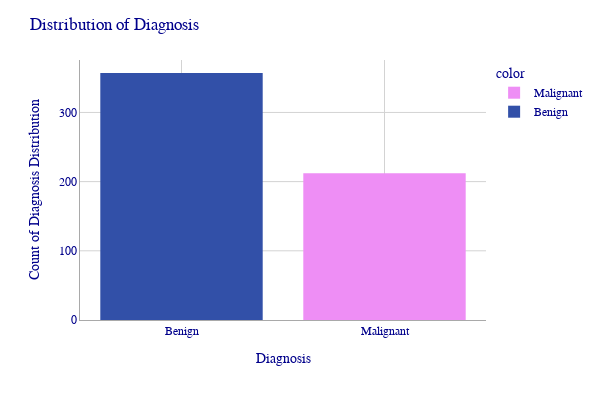

The notebook cell saved with this chart:
### Code cell
# Map numeric diagnosis back to string labels for plotting
diagnosis_labels = df['diagnosis'].map({0: 'Benign', 1: 'Malignant'})

fig1 = px.histogram(x=diagnosis_labels, 
                   color=diagnosis_labels,
                   color_discrete_map={
        'Benign': 'rgb(50, 80, 168)',     
        'Malignant': '#ee8ef5'     
    })
fig1.update_xaxes(categoryorder="array", categoryarray=['Benign', 'Malignant'])
fig1.update_layout(
    title="Distribution of Diagnosis",
    xaxis_title="Diagnosis",
    yaxis_title="Count of Diagnosis Distribution"
)
fig1.update_layout(
    width=600,
    height=400,
    font=dict(
        family="Arial, Courier New, monospace",  # font family
        size=12,                                 # font size (pixels)
        color="darkblue"                         # font color
    )
)

fig1.update_layout(
    plot_bgcolor='white',
    xaxis=dict(
        showline=True,            # show axis line
        linecolor='darkgray',        # axis line color
        showgrid=True,            # show grid lines
        gridcolor='lightgray',    # grid line color
        gridwidth=1
    ),
    yaxis=dict(
        showline=True,
        linecolor='darkgray',
        showgrid=True,
        gridcolor='lightgray',
        gridwidth=1
    )
)

fig1.show()

# filename = f"fig_1.pdf"
# fig1.write_image(filename)

### Figure 1 — Plotly figure (JSON) as saved in the notebook; plotly's stock layout.template omitted (floating-point values rounded to 4 significant figures; data arrays with more than 128 entries replaced by an {"elided": "..."} marker saying what was removed)
{"data": [{"bingroup": "x", "hovertemplate": "color=Malignant<br>x=%{x}<br>count=%{y}<extra></extra>", "legendgroup": "Malignant", "marker": {"color": "#ee8ef5", "pattern": {"shape": ""}}, "name": "Malignant", "orientation": "v", "showlegend": true, "type": "histogram", "x": {"elided": "212 str values"}, "xaxis": "x", "yaxis": "y"}, {"bingroup": "x", "hovertemplate": "color=Benign<br>x=%{x}<br>count=%{y}<extra></extra>", "legendgroup": "Benign", "marker": {"color": "rgb(50, 80, 168)", "pattern": {"shape": ""}}, "name": "Benign", "orientation": "v", "showlegend": true, "type": "histogram", "x": {"elided": "357 str values"}, "xaxis": "x", "yaxis": "y"}], "layout": {"barmode": "relative", "font": {"color": "darkblue", "family": "Arial, Courier New, monospace", "size": 12}, "height": 400, "legend": {"title": {"text": "color"}, "tracegroupgap": 0}, "margin": {"t": 60}, "plot_bgcolor": "white", "title": {"text": "Distribution of Diagnosis"}, "width": 600, "xaxis": {"anchor": "y", "categoryarray": ["Benign", "Malignant"], "categoryorder": "array", "domain": [0, 1], "gridcolor": "lightgray", "gridwidth": 1, "linecolor": "darkgray", "showgrid": true, "showline": true, "title": {"text": "Diagnosis"}}, "yaxis": {"anchor": "x", "domain": [0, 1], "gridcolor": "lightgray", "gridwidth": 1, "linecolor": "darkgray", "showgrid": true, "showline": true, "title": {"text": "Count of Diagnosis Distribution"}}}}
